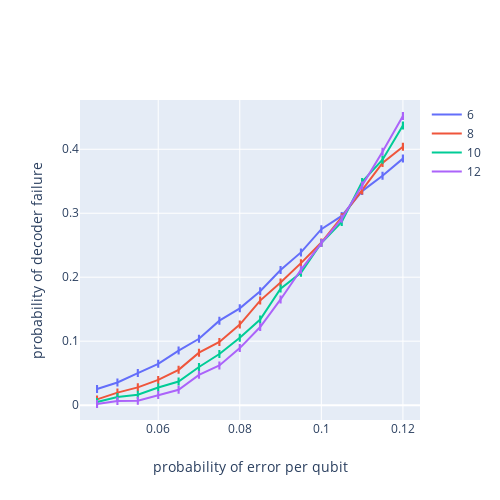

Notebook code cell kept with this figure:
### Code cell
plot_plotly(x, y, [6, 8, 10, 12], error)
